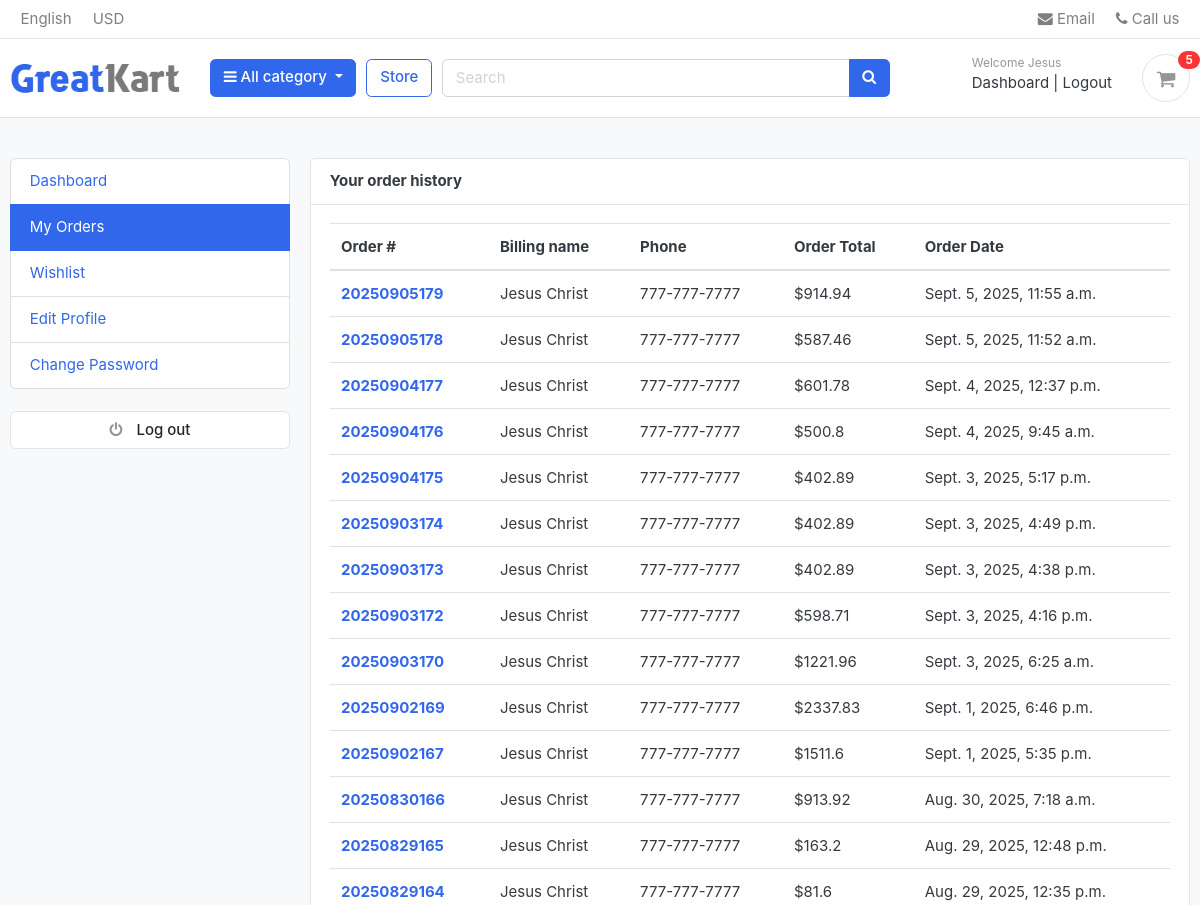
The app's page /accounts/my_orders/ (signed in, upper part), older data.
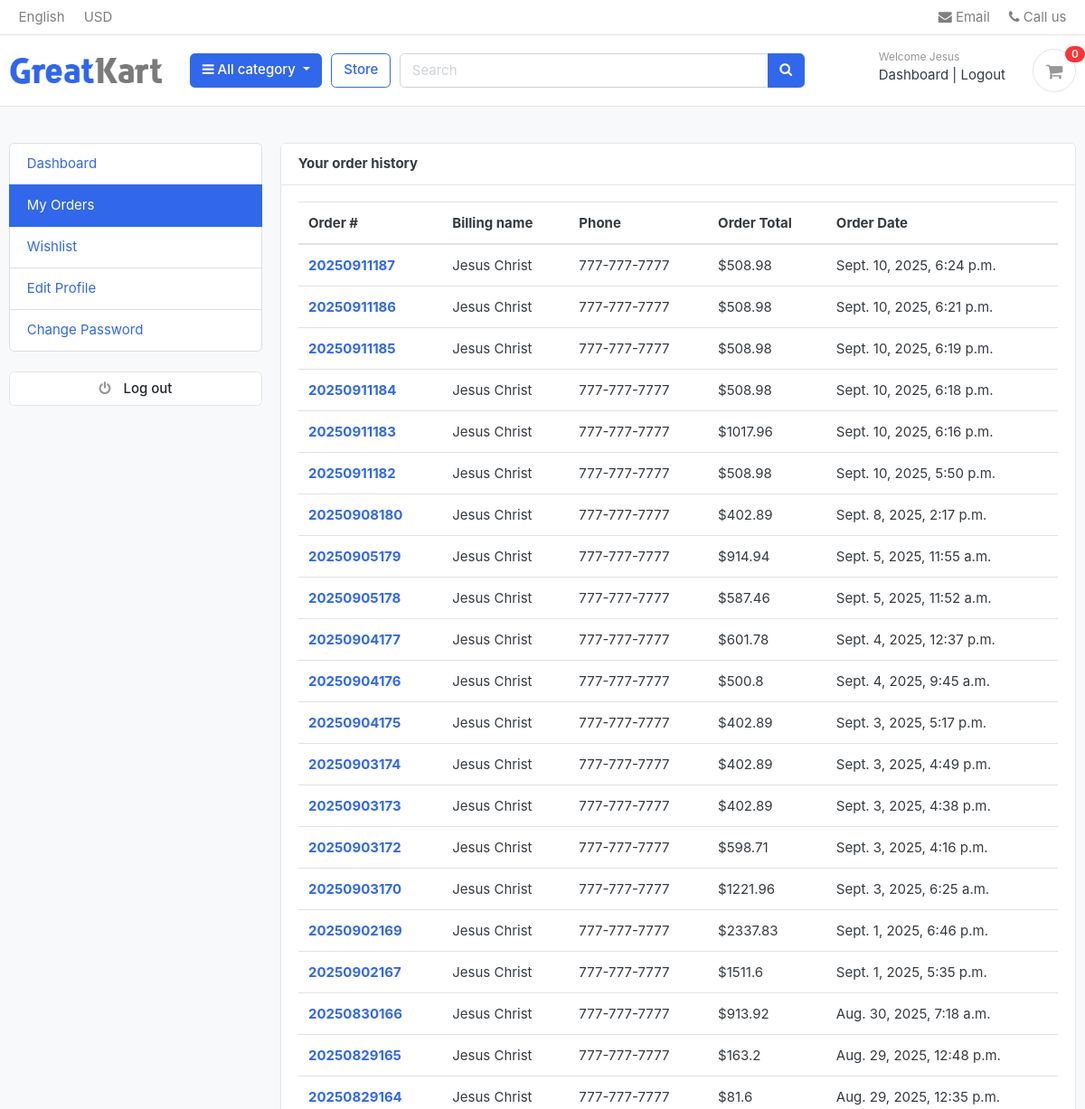
The same page, newer data.
### orders/models.py (models this page shows, shortened)
class Order(models.Model):
    STATUS = (
        ("NEW", "New"),
        ("ACCEPTED", "Accepted"),
        ("AUTHORIZED", "Authorized"),
        ("COMPLETED", "Completed"),
        ("CANCELLED", "Cancelled"),
    )
    user = models.ForeignKey(Account, on_delete=models.SET_NULL, null=True)
    payment = models.ForeignKey(Payment, on_delete=models.SET_NULL, blank=True, null=True)
    order_number = models.CharField(max_length=20)
    first_name = models.CharField(max_length=50)
    last_name = models.CharField(max_length=50)
    phone = models.CharField(max_length=15)
    email = models.EmailField(max_length=50)
    address_line_1 = models.CharField(max_length=50)
    address_line_2 = models.CharField(max_length=50, blank=True)
    country = models.CharField(max_length=2, default='US')  # 2-letter code
    state = models.CharField(max_length=2)
    city = models.CharField(max_length=50)
    zip_code = models.CharField(max_length=10)
    order_note = models.CharField(max_length=100, blank=True)
    order_total = models.FloatField()
    tax = models.FloatField()
    status = models.CharField(max_length=10, choices=STATUS, default='New')
    is_ordered = models.BooleanField(default=False)
    ip = models.CharField(blank=True, max_length=20)
    created_at = models.DateTimeField(auto_now_add=True)
    updated_at = models.DateTimeField(auto_now=True)
    shipping_first_name = models.CharField(max_length=50, blank=True)
    shipping_last_name = models.CharField(max_length=50, blank=True)
    shipping_phone = models.CharField(max_length=15, blank=True)
    shipping_email = models.EmailField(max_length=50, blank=True)
    shipping_address_line_1 = models.CharField(max_length=50, blank=True)
    shipping_address_line_2 = models.CharField(max_length=50, blank=True)
    shipping_country = models.CharField(max_length=2, blank=True, default='US')
    shipping_state = models.CharField(max_length=2, blank=True)
    shipping_city = models.CharField(max_length=50, blank=True)
    shipping_zip_code = models.CharField(max_length=20, blank=True)
    paypal_authorization_id = models.CharField(max_length=255, blank=True, null=True)
    def full_name(self):
        return f'{self.first_name} {self.last_name}'

### accounts/views.py (the view)
# urls.py: path('my_orders/', views.my_orders, name='my_orders'),
@login_required(login_url='login')
def my_orders(request):
    orders = Order.objects.filter(
        user=request.user
    ).exclude(
        status="New"   # hide only brand new / incomplete orders
    ).order_by('-created_at')
    context = {
        'orders': orders,
    }
    return render(request, 'accounts/my_orders.html', context)

### carts/context_processors.py (called while the page is built)
def counter(request):
    cart_count = 0
    if 'admin' in request.path:
        return {}
    else:
        try:
            cart = Cart.objects.filter(cart_id= _cart_id(request))
            if request.user.is_authenticated:
                cart_items = CartItem.objects.all().filter(user=request.user)
            else:
                cart_items = CartItem.objects.all().filter(cart=cart[:1])
            for cart_item in cart_items:
                cart_count += cart_item.quantity
        except Cart.DoesNotExist:
            cart_count = 0
    return dict(cart_count=cart_count)

### carts/utils.py (called while the page is built)
def _cart_id(request):
    cart_id = request.session.get('cart_id')
    if not cart_id:
        cart_id = str(uuid.uuid4())
        request.session['cart_id'] = cart_id
        request.session.modified = True
    return cart_id

### category/context_processors.py (called while the page is built)
def menu_links(request):
    from category.models import Category
    links = Category.objects.all()
    return dict(links=links)

### category/models.py (called while the page is built)
    def get_url(self):
        return reverse('store:products_by_category', args=[self.slug])

### templates/accounts/my_orders.html (shortened to what this page needs)
{% extends 'base.html' %}
{% block content %}
<section class="section-conten padding-y bg">
<div class="container">
	<div class="row">
	{% include 'includes/dashboard_sidebar.html' %}
	<main class="col-md-9">
		<article class="card">
		<header class="card-header">
			<strong class="d-inline-block mr-3">Your order history</strong>
		</header>
		<div class="card-body">
			<div class="row">
			<div class="col-md-12">
				<table class="table table-hover">
  <thead>
    <tr>
      <th scope="col">Order #</th>
      <th scope="col">Billing name</th>
      <th scope="col">Phone </th>
      <th scope="col">Order Total</th>
	  <th scope="col">Order Date</th>
    </tr>
  </thead>
  <tbody>
  	{% for order in orders %}
    <tr>
      <th scope="row"><a href="{% url 'order_detail' order.order_number  %}">{{ order.order_number }}</a></th>
      <td>{{ order.full_name }}</td>
      <td>{{ order.phone }}</td>
      <td>${{ order.order_total }}</td>
	  <td>{{ order.created_at }}</td>
    </tr>
	{% endfor %}
  </tbody>
</table>
			</div>
			</div>
			</div>
		</div>
</div>
</section>
{% endblock %}

### templates/includes/navbar.html (shortened to what this page needs)
{% load static %}
<header class="section-header">
    <nav class="navbar p-md-0 navbar-expand-sm navbar-light border-bottom">
        <div class="container">
            <div class="collapse navbar-collapse" id="navbarTop4">
                <ul class="navbar-nav mr-auto">
                    <li class="nav-item dropdown">
                        <a href="#" class="nav-link"> English </a>
                    </li>
                    <li class="nav-item dropdown">
                        <a href="#" class="nav-link"> USD </a>
                    </li>
                </ul>
                <ul class="navbar-nav">
                    <li><a href="#" class="nav-link"> <i class="fa fa-envelope"></i> Email </a></li>
                    <li><a href="#" class="nav-link"> <i class="fa fa-phone"></i> Call us </a></li>
                </ul>
            </div>
        </div>
    </nav>
    <section class="header-main border-bottom">
        <div class="container">
            <div class="row align-items-center">
                <div class="col-lg-2 col-md-3 col-6">
                    <a href="{% url 'home' %}" class="brand-wrap">
                        <img class="logo" src="{% static './images/logo.png' %}">
                    </a>
                </div>
                <div class="col-lg col-sm col-md col-6 flex-grow-0">
                    <div class="category-wrap dropdown d-inline-block float-right">
                        <button type="button" class="btn btn-primary dropdown-toggle" data-toggle="dropdown">
                            <i class="fa fa-bars"></i> All category
                        </button>
                    </div>
                </div>
                <a href="{% url 'store:store' %}" class="btn btn-outline-primary">Store</a>
                <div class="col-lg col-md-6 col-sm-12 col">
                    <form action="{% url 'store:search' %}" class="search" method="GET">
                        <div class="input-group w-100">
                            <input type="text" class="form-control" style="width:60%;" placeholder="Search" name="keyword">
                            <div class="input-group-append">
                                <button class="btn btn-primary" type="submit">
                                    <i class="fa fa-search"></i>
                                </button>
                            </div>
                        </div>
                    </form>
                </div>
                <div class="col-lg-3 col-sm-6 col-8 order-2 order-lg-3">
                    <div class="d-flex justify-content-end mb-3 mb-lg-0">
                        {% if user.id is None %}
                            <div class="widget-header">
                                <small class="title text-muted">Welcome guest!</small>
                                <div>
                                    <a href="{% url 'login' %}">Sign in</a>
                                    <span class="dark-transp"> | </span>
                                    <a href="{% url 'register' %}"> Register</a>
                                </div>
                            </div>
                        {% else %}
                            <div class="widget-header">
                                <small class="title text-muted">Welcome {{user.first_name}}</small>
                                <div>
                                    <a href="{% url 'dashboard' %}">Dashboard</a>
                                    <span class="dark-transp"> | </span>
                                    <a href="{% url 'logout' %}"> Logout</a>
                                </div>
                            </div>
                        {% endif %}
                        <a href="{% url 'cart' %}" class="widget-header pl-3 ml-3">
                            <div class="icon icon-sm rounded-circle border"><i class="fa fa-shopping-cart"></i></div>
                            <span class="badge badge-pill badge-danger notify">{{ cart_count }}</span>
                        </a>
                    </div>
                </div>
            </div>
        </div>
    </section>
</header>

Row changes from the older to the newer data that the page shows:
added Order: order_number "20250911187", full_name "Jesus Christ", phone "777-777-7777", order_total "508.98", created_at "Sept. 10, 2025, 6:24 p.m."
added Order: order_number "20250911186", full_name "Jesus Christ", phone "777-777-7777", order_total "508.98", created_at "Sept. 10, 2025, 6:21 p.m."
added Order: order_number "20250911185", full_name "Jesus Christ", phone "777-777-7777", order_total "508.98", created_at "Sept. 10, 2025, 6:19 p.m."
added Order: order_number "20250911184", full_name "Jesus Christ", phone "777-777-7777", order_total "508.98", created_at "Sept. 10, 2025, 6:18 p.m."
added Order: order_number "20250911183", full_name "Jesus Christ", phone "777-777-7777", order_total "1017.96", created_at "Sept. 10, 2025, 6:16 p.m."
added Order: order_number "20250911182", full_name "Jesus Christ", phone "777-777-7777", order_total "508.98", created_at "Sept. 10, 2025, 5:50 p.m."
added Order: order_number "20250908180", full_name "Jesus Christ", phone "777-777-7777", order_total "402.89", created_at "Sept. 8, 2025, 2:17 p.m."
Text that changed along with them:
{{ cart_count }}: "5" → "0"
